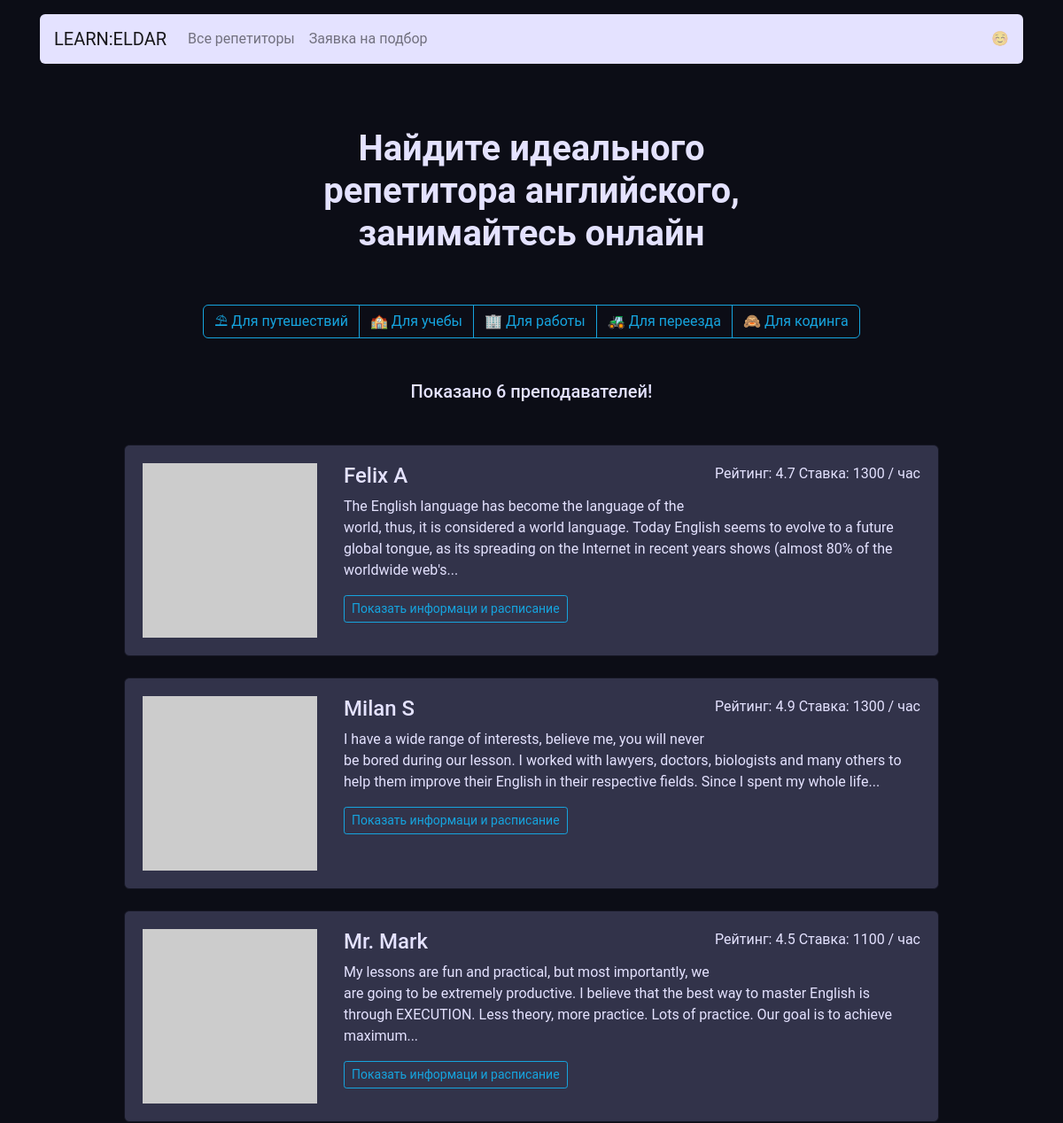
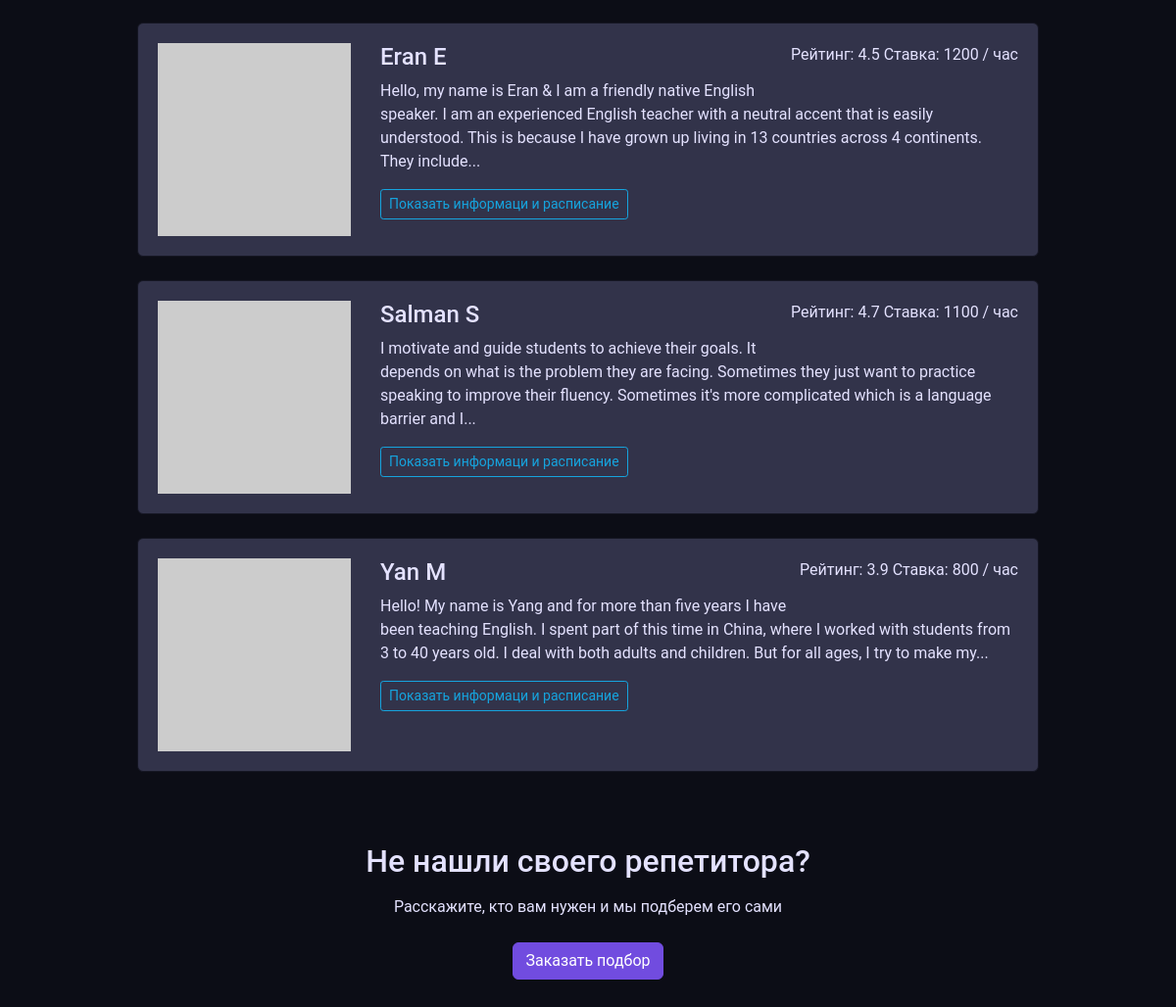
The page / on the database its author committed (2 pictures, top to bottom).
### app.py (models this page shows)
class Teachers(db.Model):
    __tablename__ = 'teachers'
    id = db.Column('ID', db.Integer, primary_key=True)
    name = db.Column('Name', db.String)
    about = db.Column('About', db.String)
    rating = db.Column('Rating', db.Float)
    picture = db.Column('Picture', db.String)
    price = db.Column('Price', db.Integer)
    schedule = db.relationship('Schedule', backref='teacher')
    goals = db.relationship('Goals', secondary=teacher_goals_association, backref='teacher')
    booking = db.relationship('Booking', backref='teacher')

### app.py (the view)
@app.route('/')
def index_render():
    teachers = db.session.query(Teachers).order_by(db.func.random()).limit(6)
    return render_template('index.html', teachers=teachers[:6], goals=goals)

### templates/index.html
{% extends 'base.html' %} {% block body %}
  <main class="container mt-3 mb-5">
    <section>
    <h1 class="h1 text-center mx-auto mt-4 py-5"><strong>Найдите идеального <br>репетитора английского, <br>занимайтесь онлайн</strong></h1>
    <div class="text-center mb-5">
      <div class="btn-group mx-auto mb-0" role="group" aria-label="Basic example">
        {% for key,value in goals.items() %}
        <a href="/goals/{{ key }}" class="btn btn-outline-secondary">{{ value }}</a>
        {% endfor %}
      </div>
    </div>
    <h2 class="h5 text-center mb-5">Показано {{ teachers | length }} преподавателей!</h2>
    <div class="row">
      <div class="col-12 col-lg-10 offset-lg-1 m-auto">
        {% for teacher in teachers %}
        <div class="card mb-4">
          <div class="card-body">
            <div class="row">
              <div class="col-3"><img src="{{ teacher.picture }}" class="img-fluid" alt=""></div>
              <div class="col-9">
                <p class="float-right">Рейтинг: {{ teacher.rating }} Ставка: {{ teacher.price }} / час</p>
                <h2 class="h4">{{ teacher.name }}</h2>
                <p>{{ teacher.about | truncate(250) }}</p>
                <a href="/profile/{{ teacher.id }}" class="btn btn-outline-secondary btn-sm mr-3 mb-2">Показать информаци и расписание</a>
              </div>
            </div>
          </div>
        </div>
        {% endfor %}
      </div>
    </div>
    <h2 class="text-center mt-5 mb-3">Не нашли своего репетитора?</h2>
    <p class="text-center mb-4">Расскажите, кто вам нужен и мы подберем его сами</p>
    <div class="text-center pb-5">
        <a href="/request/" class="btn btn-primary">Заказать подбор</a>
    </div>
  </main>
{% endblock %}

### rows shown on the page
Teachers: rating "4.7", price "1300", name "Felix A", about "The English language has become the language of the world, thus, it is considered a world language. Today English seems to evolve to a future global tongue, as its spreading on the Internet in recent years shows (almost 80% of the worldwide web's..."
Teachers: rating "4.9", price "1300", name "Milan S", about "I have a wide range of interests, believe me, you will never be bored during our lesson. I worked with lawyers, doctors, biologists and many others to help them improve their English in their respective fields. Since I spent my whole life..."
Teachers: rating "4.5", price "1100", name "Mr. Mark", about "My lessons are fun and practical, but most importantly, we are going to be extremely productive. I believe that the best way to master English is through EXECUTION. Less theory, more practice. Lots of practice. Our goal is to achieve maximum..."
Teachers: rating "4.5", price "1200", name "Eran E", about "Hello, my name is Eran & I am a friendly native English speaker. I am an experienced English teacher with a neutral accent that is easily understood. This is because I have grown up living in 13 countries across 4 continents. They include..."
Teachers: rating "4.7", price "1100", name "Salman S", about "I motivate and guide students to achieve their goals. It depends on what is the problem they are facing. Sometimes they just want to practice speaking to improve their fluency. Sometimes it's more complicated which is a language barrier and I..."
Teachers: rating "3.9", price "800", name "Yan M", about "Hello! My name is Yang and for more than five years I have been teaching English. I spent part of this time in China, where I worked with students from 3 to 40 years old. I deal with both adults and children. But for all ages, I try to make my..."

### other values the page prints
{{ value }} "⛱ Для путешествий" "🏫 Для учебы" "🏢 Для работы" "🚜 Для переезда" "🙈 Для кодинга"
{{ teachers | length }} "6"
